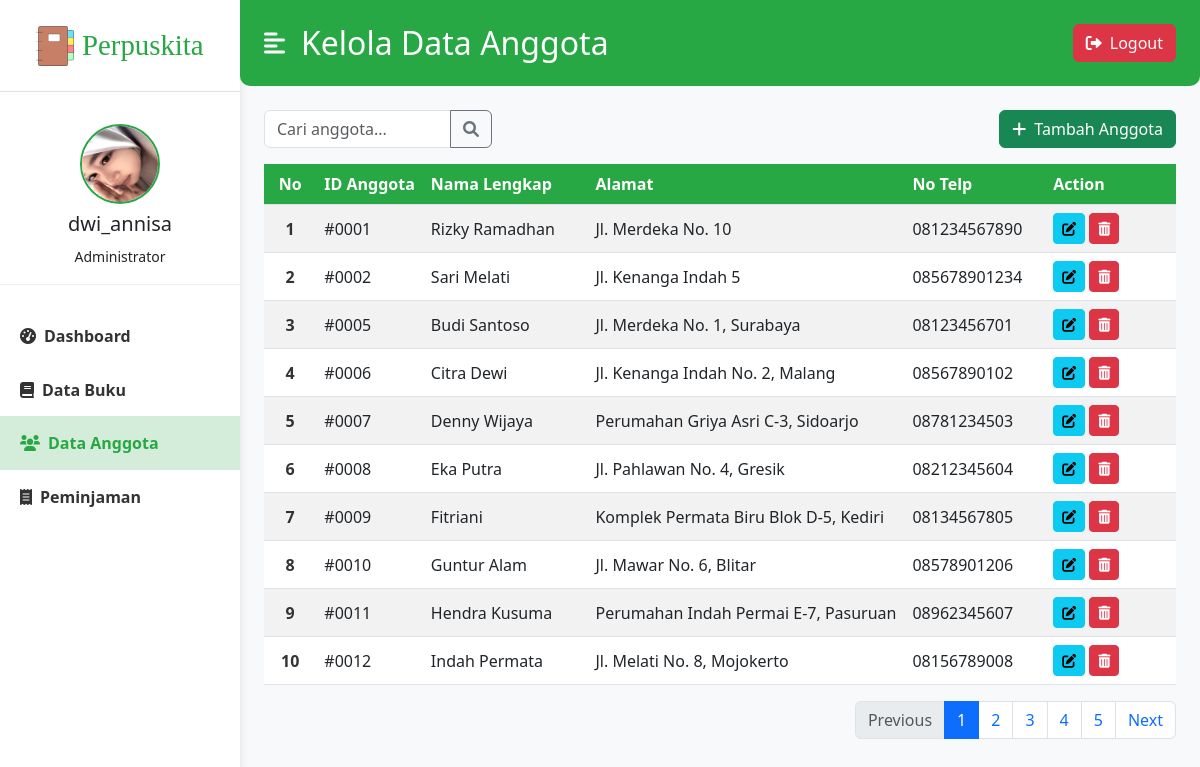
The page /data_anggota.php (signed in) on the database its author committed.
### tables this page shows
CREATE TABLE `anggota` (
  `id_anggota` int(11) NOT NULL,
  `nama` varchar(100) NOT NULL,
  `alamat` varchar(255) DEFAULT NULL,
  `no_telp` varchar(20) DEFAULT NULL
);

### data_anggota.php (the view, shortened to what this page needs)
<?php
include 'includes/db_connect.php';
$search_query = "";
$limit = 10;
$page = isset($_GET['page']) && is_numeric($_GET['page']) ? (int)$_GET['page'] : 1;
$start = ($page - 1) * $limit;
$sql_count = "SELECT COUNT(id_anggota) AS total FROM anggota";
$result_count = $conn->query($sql_count);
$row_count = $result_count->fetch_assoc();
$total_records = $row_count['total'];
$total_pages = ceil($total_records / $limit);
$sql = "SELECT id_anggota, nama, alamat, no_telp FROM anggota";
$sql .= " ORDER BY id_anggota ASC LIMIT $start, $limit";
$result = $conn->query($sql);
?>
<!DOCTYPE html>
<html lang="en">
<head>
    <link href="https://cdn.jsdelivr.net/npm/bootstrap@5.3.0/dist/css/bootstrap.min.css" rel="stylesheet">
    <link rel="stylesheet" href="https://cdnjs.cloudflare.com/ajax/libs/font-awesome/6.0.0-beta3/css/all.min.css">
    <link rel="stylesheet" href="css/style.css">
</head>
<body>
    <div class="d-flex" id="wrapper">
        <div class="bg-white" id="sidebar-wrapper">
            <div class="sidebar-heading py-4 border-bottom">
                <div class="d-flex align-items-center justify-content-center w-100 gap-2">
                    <img src="img/logo_perpuskita.png" alt="Logo Perpuskita" class="img-fluid" style="max-height: 40px;">
                    <span class="brand-text">Perpuskita</span>
                </div>
            </div>
            <div class="list-group list-group-flush my-3">
                <div class="profile-info text-center mb-4">
                    <img src="img/dwi_annisa.jpeg" alt="Dwi Annisa" class="rounded-circle mb-2" width="80" height="80">
                    <h5><?php echo htmlspecialchars($_SESSION['nama_petugas']); ?></h5>
                    <small><?php echo htmlspecialchars($_SESSION['role']); ?></small>
                </div>
                <a href="index.php" class="list-group-item list-group-item-action bg-transparent second-text fw-bold"><i class="fas fa-tachometer-alt me-2"></i>Dashboard</a>
                <a href="data_buku.php" class="list-group-item list-group-item-action bg-transparent second-text fw-bold"><i class="fas fa-book me-2"></i>Data Buku</a>
                <a href="data_anggota.php" class="list-group-item list-group-item-action bg-transparent second-text active"><i class="fas fa-users me-2"></i>Data Anggota</a>
                <a href="peminjaman.php" class="list-group-item list-group-item-action bg-transparent second-text fw-bold"><i class="fas fa-receipt me-2"></i>Peminjaman</a>
            </div>
        </div>
        <div id="page-content-wrapper">
            <nav class="navbar navbar-expand-lg navbar-light bg-transparent py-4 px-4">
                <div class="d-flex align-items-center">
                    <i class="fas fa-align-left primary-text fs-4 me-3" id="menu-toggle"></i>
                    <h2 class="fs-2 m-0 text-white">Kelola Data Anggota</h2>
                </div>
                <div class="collapse navbar-collapse" id="navbarSupportedContent">
                    <ul class="navbar-nav ms-auto mb-2 mb-lg-0">
                        <li class="nav-item">
                            <a class="btn btn-danger" href="logout.php"><i class="fas fa-sign-out-alt me-2"></i>Logout</a>
                        </li>
                    </ul>
                </div>
            </nav>
            <div class="container-fluid px-4">
                <div class="row my-4">
                    <div class="col">
                        <div class="d-flex justify-content-between align-items-center mb-3">
                            <form class="input-group w-25" method="GET" action="data_anggota.php">
                                <input type="text" class="form-control" placeholder="Cari anggota..." aria-label="Cari anggota" name="search_query_anggota" value="<?php echo isset($_GET['search_query_anggota']) ? htmlspecialchars($_GET['search_query_anggota']) : ''; ?>">
                                <button class="btn btn-outline-secondary" type="submit"><i class="fas fa-search"></i></button>
                            </form>
                            <a href="tambah_anggota.php" class="btn btn-success"><i class="fas fa-plus me-2"></i>Tambah Anggota</a>
                        </div>
                        <table class="table table-striped table-hover">
                            <thead>
                                <tr>
                                    <th scope="col">No</th>
                                    <th scope="col">ID Anggota</th>
                                    <th scope="col">Nama Lengkap</th>
                                    <th scope="col">Alamat</th>
                                    <th scope="col">No Telp</th>
                                    <th scope="col">Action</th>
                                </tr>
                            </thead>
                            <tbody>
                                <?php
                                if ($result->num_rows > 0) {
                                    $current_item_number = $start + 1;
                                    while($row = $result->fetch_assoc()) {
                                        echo "<tr>";
                                        echo "<th scope='row' class='text-center table-no-column'>" . $current_item_number++ . "</th>";
                                        echo "<td>#" . sprintf('%04d', $row["id_anggota"]) . "</td>";
                                        echo "<td>" . htmlspecialchars($row["nama"]) . "</td>";
                                        echo "<td>" . htmlspecialchars($row["alamat"]) . "</td>";
                                        echo "<td>" . htmlspecialchars($row["no_telp"]) . "</td>";
                                        echo "<td>";
                                        echo "<a href='edit_anggota.php?id=" . $row["id_anggota"] . "' class='btn btn-sm btn-info me-1'><i class='fas fa-edit'></i></a>";
                                        echo "<a href='hapus_anggota.php?id=" . $row["id_anggota"] . "' class='btn btn-sm btn-danger' onclick='return confirm(\"Yakin ingin menghapus data ini?\")'><i class='fas fa-trash-alt'></i></a>";
                                        echo "</td>";
                                        echo "</tr>";
                                    }
                                } else {
                                    echo "<tr><td colspan='6' class='text-center'>Tidak ada data anggota.</td></tr>";
                                }
                                ?>
                            </tbody>
                        </table>
                        <nav aria-label="Page navigation">
                            <ul class="pagination justify-content-end">
                                <li class="page-item <?php echo ($page <= 1) ? 'disabled' : ''; ?>">
                                    <a class="page-link" href="?page=<?php echo $page - 1; ?><?php echo !empty($search_query) ? '&search_query_anggota=' . urlencode($search_query) : ''; ?>" tabindex="-1" aria-disabled="true">Previous</a>
                                </li>
                                <?php for ($i = 1; $i <= $total_pages; $i++): ?>
                                    <li class="page-item <?php echo ($page == $i) ? 'active' : ''; ?>">
                                        <a class="page-link" href="?page=<?php echo $i; ?><?php echo !empty($search_query) ? '&search_query_anggota=' . urlencode($search_query) : ''; ?>"><?php echo $i; ?></a>
                                    </li>
                                <?php endfor; ?>
                                <li class="page-item <?php echo ($page >= $total_pages) ? 'disabled' : ''; ?>">
                                    <a class="page-link" href="?page=<?php echo $page + 1; ?><?php echo !empty($search_query) ? '&search_query_anggota=' . urlencode($search_query) : ''; ?>">Next</a>
                                </li>
                            </ul>
                        </nav>
                    </div>
                </div>
            </div>
        </div>
    </div>
</body>
</html>

### css/style.css (style rules this page uses)
:root { --main-bg-color: #28a745; --primary-text-color: #28a745; --secondary-bg-color: #e0ffe0; --sidebar-bg-color: #ffffff; --sidebar-text-color: #333; --active-link-bg: #d4edda; }
body { overflow-x: hidden; background-color: #f8f9fa; }
#wrapper { display: flex; }
#sidebar-wrapper { min-height: 100vh; margin-left: -15rem; transition: margin 0.25s ease-out; background-color: var(--sidebar-bg-color); box-shadow: 0 0 10px rgba(0, 0, 0, 0.1); width: 15rem; }
#sidebar-wrapper .sidebar-heading { padding: 1.5rem 1rem; color: var(--primary-text-color); border-bottom: 1px solid #eee; display: flex; align-items: center; justify-content: center; gap: 10px; }
#sidebar-wrapper .sidebar-heading img { max-height: 40px; width: auto; object-fit: contain; }
.brand-text { font-family: 'Lemon', cursive; font-size: 1.8rem; color: var(--primary-text-color); white-space: nowrap; }
#sidebar-wrapper .list-group { width: 15rem; }
.profile-info { padding: 1rem; border-bottom: 1px solid #eee; }
.profile-info img { border: 2px solid var(--primary-text-color); }
.list-group-item { border: none; padding: 15px 20px; color: var(--sidebar-text-color); transition: background-color 0.2s ease-in-out; }
.list-group-item.active { background-color: var(--active-link-bg) !important; color: var(--primary-text-color) !important; font-weight: bold; }
#page-content-wrapper { min-width: 100vw; }
.navbar { background-color: var(--main-bg-color) !important; color: white; border-bottom-left-radius: 10px; border-bottom-right-radius: 10px; }
.navbar .btn-danger { background-color: #dc3545; border-color: #dc3545; }
.navbar .fas.fa-align-left { color: white; }
.navbar h2 { color: white; }
.table th, .table td { white-space: nowrap; vertical-align: middle; }
.table th { background-color: var(--main-bg-color); color: white; }
.table-no-column { background-color: #ffffff !important; color: #333 !important; text-align: center; width: 60px; min-width: 40px; }
.table th:nth-child(1), .table td:nth-child(1) { width: 60px; min-width: 40px; text-align: center; }
.table th:nth-child(2), .table td:nth-child(2) { width: 100px; min-width: 80px; }
.table th:nth-child(3), .table td:nth-child(3) { width: 180px; min-width: 120px; overflow: hidden; text-overflow: ellipsis; }
.table th:nth-child(4), .table td:nth-child(4) { width: 250px; min-width: 180px; overflow: hidden; text-overflow: ellipsis; }
.table th:nth-child(5), .table td:nth-child(5) { width: 150px; min-width: 120px; overflow: hidden; text-overflow: ellipsis; }
.table th:last-child, .table td:last-child { width: 150px; min-width: 100px; }
@media (min-width: 768px) { #sidebar-wrapper { margin-left: 0; } }
@media (min-width: 768px) { #page-content-wrapper { min-width: 0; width: 100%; } }

### rows shown on the page
anggota: id_anggota "0001", nama "Rizky Ramadhan", alamat "Jl. Merdeka No. 10", no_telp "081234567890"
anggota: id_anggota "0002", nama "Sari Melati", alamat "Jl. Kenanga Indah 5", no_telp "085678901234"
anggota: id_anggota "0005", nama "Budi Santoso", alamat "Jl. Merdeka No. 1, Surabaya", no_telp "08123456701"
anggota: id_anggota "0006", nama "Citra Dewi", alamat "Jl. Kenanga Indah No. 2, Malang", no_telp "08567890102"
anggota: id_anggota "0007", nama "Denny Wijaya", alamat "Perumahan Griya Asri C-3, Sidoarjo", no_telp "08781234503"
anggota: id_anggota "0008", nama "Eka Putra", alamat "Jl. Pahlawan No. 4, Gresik", no_telp "08212345604"
anggota: id_anggota "0009", nama "Fitriani", alamat "Komplek Permata Biru Blok D-5, Kediri", no_telp "08134567805"
anggota: id_anggota "0010", nama "Guntur Alam", alamat "Jl. Mawar No. 6, Blitar", no_telp "08578901206"
anggota: id_anggota "0011", nama "Hendra Kusuma", alamat "Perumahan Indah Permai E-7, Pasuruan", no_telp "08962345607"
anggota: id_anggota "0012", nama "Indah Permata", alamat "Jl. Melati No. 8, Mojokerto", no_telp "08156789008"

### other values the page prints
$_SESSION['nama_petugas'] "dwi_annisa"
$_SESSION['role'] "Administrator"
